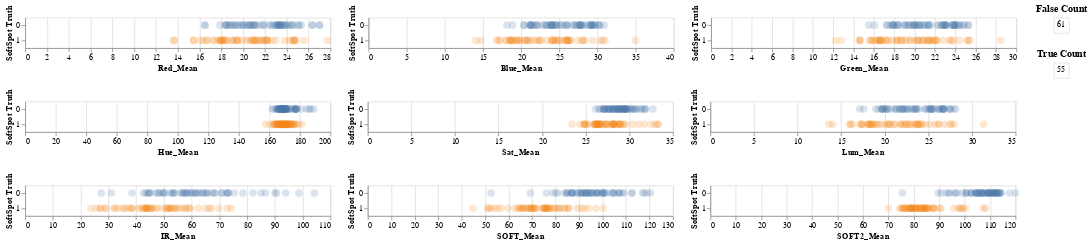

The code cell stored with this chart in its notebook:
### Markdown cell above
## Mean Plot

### Code cell
## set type interval

choice = frame

brush = alt.selection_interval(encodings=['x'])

chart = alt.Chart(choice).mark_circle(opacity = 0.2, size = 100).encode(
    alt.Y('Blueberry Has Split Truth:N', title = 'SoftSpot Truth'),
    color = alt.condition(brush, 'Blueberry Has Split Truth:N', alt.value('lightgray'), legend = None),

).add_selection(
    brush
)

# Base chart for Matrix
fp = alt.Chart(choice[choice['Blueberry Has Split Truth'] == 0]).mark_text().encode(
  y=alt.Y('count:O',axis=None)
).transform_filter(
    brush
)

tp = alt.Chart(choice[choice['Blueberry Has Split Truth'] == 1]).mark_text().encode(
  y=alt.Y('count:O',axis=None)
).transform_filter(
    brush
)

print('Correlation')
rounding = 3
print([round(corrMean['Red_Mean']['Blueberry Has Split Truth'], rounding),round(corrMean['Blue_Mean']['Blueberry Has Split Truth'], rounding),round(corrMean['Green_Mean']['Blueberry Has Split Truth'], rounding)])
print([round(corrMean['Hue_Mean']['Blueberry Has Split Truth'], rounding),round(corrMean['Sat_Mean']['Blueberry Has Split Truth'], rounding),round(corrMean['Lum_Mean']['Blueberry Has Split Truth'], rounding)])
print([round(corrMean['IR_Mean']['Blueberry Has Split Truth'], rounding),round(corrMean['SOFT_Mean']['Blueberry Has Split Truth'], rounding),round(corrMean['SOFT2_Mean']['Blueberry Has Split Truth'], rounding)])

m_0 = fp.encode(text = 'count():N', key = 'Blueberry Has Split Truth').properties(title='False Count')
m_1 = tp.encode(text = 'count():N', key = 'Blueberry Has Split Truth').properties(title='True Count')

(chart.encode(x='Red_Mean:Q') | chart.encode(x='Blue_Mean:Q') | chart.encode(x='Green_Mean:Q')) & (chart.encode(x='Hue_Mean:Q') | chart.encode(x='Sat_Mean:Q') | chart.encode(x='Lum_Mean:Q'))  & (chart.encode(x='IR_Mean:Q') | chart.encode(x='SOFT_Mean:Q') | chart.encode(x='SOFT2_Mean:Q')) | (m_0 & m_1)
